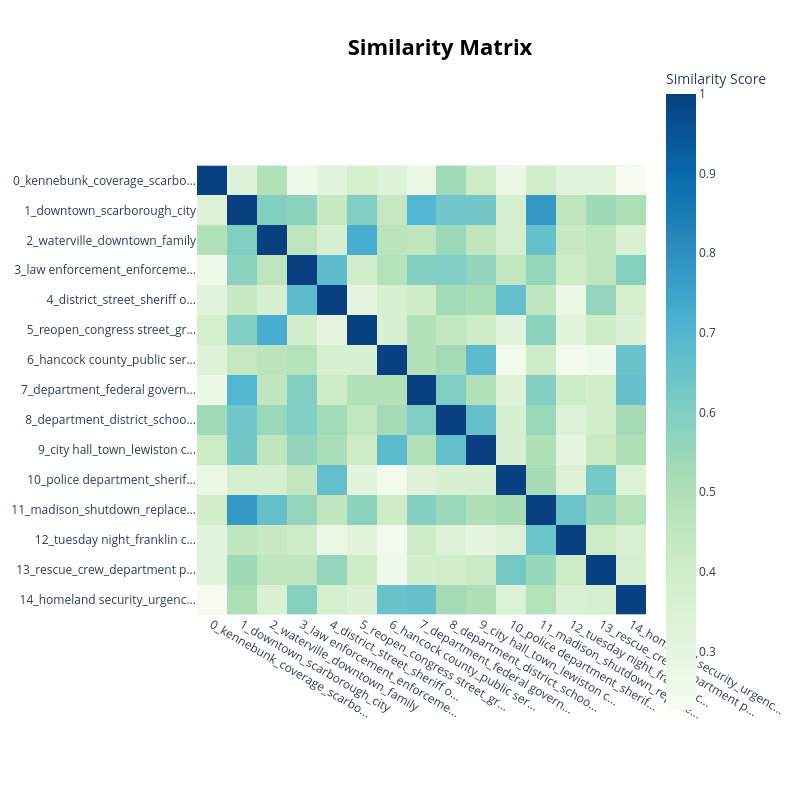

Notebook cell for this chart:
### Code cell
# Topic similarity heatmap
fig_sim = topic_model.visualize_heatmap(top_n_topics=15)
fig_sim.show()

### Figure 1 — Plotly figure (JSON) as saved in the notebook; plotly's stock layout.template omitted (floating-point values rounded to 4 significant figures; data arrays with more than 128 entries replaced by an {"elided": "..."} marker saying what was removed)
{"data": [{"coloraxis": "coloraxis", "hovertemplate": "x: %{x}<br>y: %{y}<br>Similarity Score: %{z}<extra></extra>", "name": "0", "type": "heatmap", "x": ["0_kennebunk_coverage_scarbo...", "1_downtown_scarborough_city", "2_waterville_downtown_family", "3_law enforcement_enforceme...", "4_district_street_sheriff o...", "5_reopen_congress street_gr...", "6_hancock county_public ser...", "7_department_federal govern...", "8_department_district_schoo...", "9_city hall_town_lewiston c...", "10_police department_sherif...", "11_madison_shutdown_replace...", "12_tuesday night_franklin c...", "13_rescue_crew_department p...", "14_homeland security_urgenc..."], "xaxis": "x", "y": ["0_kennebunk_coverage_scarbo...", "1_downtown_scarborough_city", "2_waterville_downtown_family", "3_law enforcement_enforceme...", "4_district_street_sheriff o...", "5_reopen_congress street_gr...", "6_hancock county_public ser...", "7_department_federal govern...", "8_department_district_schoo...", "9_city hall_town_lewiston c...", "10_police department_sherif...", "11_madison_shutdown_replace...", "12_tuesday night_franklin c...", "13_rescue_crew_department p...", "14_homeland security_urgenc..."], "yaxis": "y", "z": {"elided": "15x15 float values"}}], "layout": {"coloraxis": {"colorbar": {"title": {"text": "Similarity Score"}}, "colorscale": [[0, "rgb(247,252,240)"], [0.125, "rgb(224,243,219)"], [0.25, "rgb(204,235,197)"], [0.375, "rgb(168,221,181)"], [0.5, "rgb(123,204,196)"], [0.625, "rgb(78,179,211)"], [0.75, "rgb(43,140,190)"], [0.875, "rgb(8,104,172)"], [1, "rgb(8,64,129)"]]}, "height": 800, "hoverlabel": {"bgcolor": "white", "font": {"family": "Rockwell", "size": 16}}, "legend": {"title": {"text": "Trend"}}, "margin": {"t": 60}, "showlegend": true, "title": {"font": {"color": "Black", "size": 22}, "text": "<b>Similarity Matrix</b>", "x": 0.55, "xanchor": "center", "y": 0.95, "yanchor": "top"}, "width": 800, "xaxis": {"anchor": "y", "constrain": "domain", "domain": [0, 1], "scaleanchor": "y"}, "yaxis": {"anchor": "x", "autorange": "reversed", "constrain": "domain", "domain": [0, 1]}}}
